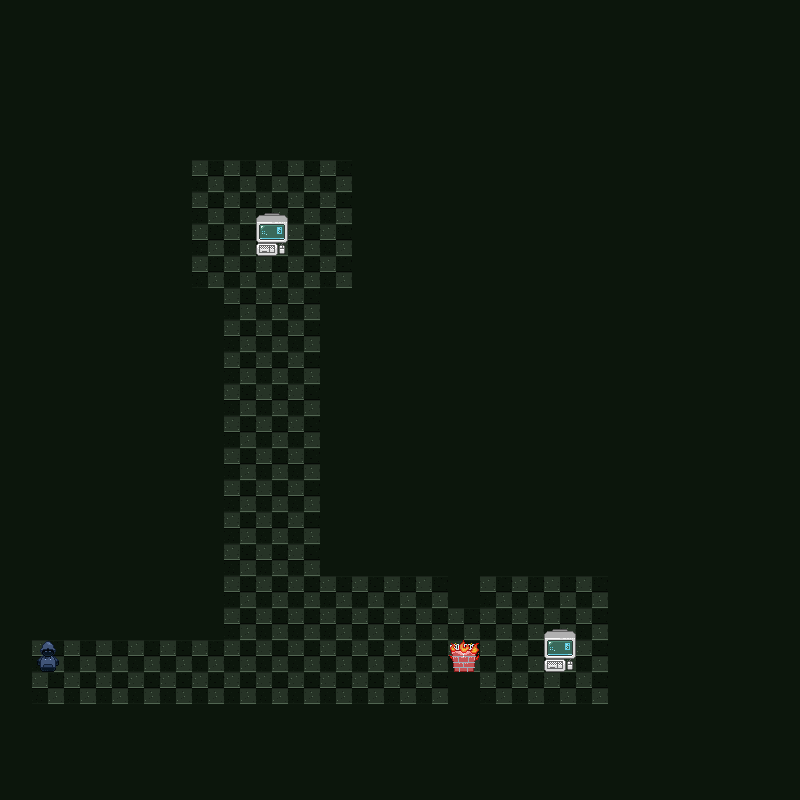

This is a level from a 2D game, rendered from its Tiled map with the project's own tilesets. A one-line summary and the complete map file follow:
An orthogonal 25x25 tile map with 32x32 px tiles, 3 tile layers (Floor, Walls, Objetos), 2 tilesets.

<map version="1.0" orientation="orthogonal" renderorder="right-down" width="25" height="25" tilewidth="32" tileheight="32" nextobjectid="1">
 <tileset firstgid="1" name="Walls" tilewidth="32" tileheight="32" tilecount="2" columns="0">
  <tile id="56">
   <image width="32" height="32" source="../assets/pngs/Floor/floor1.png" />
  </tile>
  <tile id="57">
   <image width="32" height="32" source="../assets/pngs/TopWalls/topwall20.png" />
  </tile>
 </tileset>
 <tileset firstgid="59" name="Objetos" tilewidth="32" tileheight="64" tilecount="3" columns="0">
  <tile id="1">
   <image width="32" height="32" source="../assets/pngs/firewall/FIREWALL1.png" />
  </tile>
  <tile id="4">
   <image width="32" height="32" source="../assets/pngs/avatar/avatar01.png" />
  </tile>
  <tile id="5">
   <image width="32" height="43" source="../assets/pngs/computer/MiniComputer.png" />
  </tile>
 </tileset>
 <layer name="Floor" width="25" height="25">
  <data encoding="csv">
57,57,57,57,57,57,57,57,57,57,57,57,57,57,57,57,57,57,57,57,57,57,57,57,57,
57,57,57,57,57,57,57,57,57,57,57,57,57,57,57,57,57,57,57,57,57,57,57,57,57,
57,57,57,57,57,57,57,57,57,57,57,57,57,57,57,57,57,57,57,57,57,57,57,57,57,
57,57,57,57,57,57,57,57,57,57,57,57,57,57,57,57,57,57,57,57,57,57,57,57,57,
57,57,57,57,57,57,57,57,57,57,57,57,57,57,57,57,57,57,57,57,57,57,57,57,57,
57,57,57,57,57,57,57,57,57,57,57,57,57,57,57,57,57,57,57,57,57,57,57,57,57,
57,57,57,57,57,57,57,57,57,57,57,57,57,57,57,57,57,57,57,57,57,57,57,57,57,
57,57,57,57,57,57,57,57,57,57,57,57,57,57,57,57,57,57,57,57,57,57,57,57,57,
57,57,57,57,57,57,57,57,57,57,57,57,57,57,57,57,57,57,57,57,57,57,57,57,57,
57,57,57,57,57,57,57,57,57,57,57,57,57,57,57,57,57,57,57,57,57,57,57,57,57,
57,57,57,57,57,57,57,57,57,57,57,57,57,57,57,57,57,57,57,57,57,57,57,57,57,
57,57,57,57,57,57,57,57,57,57,57,57,57,57,57,57,57,57,57,57,57,57,57,57,57,
57,57,57,57,57,57,57,57,57,57,57,57,57,57,57,57,57,57,57,57,57,57,57,57,57,
57,57,57,57,57,57,57,57,57,57,57,57,57,57,57,57,57,57,57,57,57,57,57,57,57,
57,57,57,57,57,57,57,57,57,57,57,57,57,57,57,57,57,57,57,57,57,57,57,57,57,
57,57,57,57,57,57,57,57,57,57,57,57,57,57,57,57,57,57,57,57,57,57,57,57,57,
57,57,57,57,57,57,57,57,57,57,57,57,57,57,57,57,57,57,57,57,57,57,57,57,57,
57,57,57,57,57,57,57,57,57,57,57,57,57,57,57,57,57,57,57,57,57,57,57,57,57,
57,57,57,57,57,57,57,57,57,57,57,57,57,57,57,57,57,57,57,57,57,57,57,57,57,
57,57,57,57,57,57,57,57,57,57,57,57,57,57,57,57,57,57,57,57,57,57,57,57,57,
57,57,57,57,57,57,57,57,57,57,57,57,57,57,57,57,57,57,57,57,57,57,57,57,57,
57,57,57,57,57,57,57,57,57,57,57,57,57,57,57,57,57,57,57,57,57,57,57,57,57,
57,57,57,57,57,57,57,57,57,57,57,57,57,57,57,57,57,57,57,57,57,57,57,57,57,
57,57,57,57,57,57,57,57,57,57,57,57,57,57,57,57,57,57,57,57,57,57,57,57,57,
57,57,57,57,57,57,57,57,57,57,57,57,57,57,57,57,57,57,57,57,57,57,57,57,57
</data>
 </layer>
 <layer name="Walls" width="25" height="25">
  <data encoding="csv">
58,58,58,58,58,58,58,58,58,58,58,58,58,58,58,58,58,58,58,58,58,58,58,58,58,
58,58,58,58,58,58,58,58,58,58,58,58,58,58,58,58,58,58,58,58,58,58,58,58,58,
58,58,58,58,58,58,58,58,58,58,58,58,58,58,58,58,58,58,58,58,58,58,58,58,58,
58,58,58,58,58,58,58,58,58,58,58,58,58,58,58,58,58,58,58,58,58,58,58,58,58,
58,58,58,58,58,58,58,58,58,58,58,58,58,58,58,58,58,58,58,58,58,58,58,58,58,
58,58,58,58,58,58,0,0,0,0,0,58,58,58,58,58,58,58,58,58,58,58,58,58,58,
58,58,58,58,58,58,0,0,0,0,0,58,58,58,58,58,58,58,58,58,58,58,58,58,58,
58,58,58,58,58,58,0,0,0,0,0,58,58,58,58,58,58,58,58,58,58,58,58,58,58,
58,58,58,58,58,58,0,0,0,0,0,58,58,58,58,58,58,58,58,58,58,58,58,58,58,
58,58,58,58,58,58,58,0,0,0,58,58,58,58,58,58,58,58,58,58,58,58,58,58,58,
58,58,58,58,58,58,58,0,0,0,58,58,58,58,58,58,58,58,58,58,58,58,58,58,58,
58,58,58,58,58,58,58,0,0,0,58,58,58,58,58,58,58,58,58,58,58,58,58,58,58,
58,58,58,58,58,58,58,0,0,0,58,58,58,58,58,58,58,58,58,58,58,58,58,58,58,
58,58,58,58,58,58,58,0,0,0,58,58,58,58,58,58,58,58,58,58,58,58,58,58,58,
58,58,58,58,58,58,58,0,0,0,58,58,58,58,58,58,58,58,58,58,58,58,58,58,58,
58,58,58,58,58,58,58,0,0,0,58,58,58,58,58,58,58,58,58,58,58,58,58,58,58,
58,58,58,58,58,58,58,0,0,0,58,58,58,58,58,58,58,58,58,58,58,58,58,58,58,
58,58,58,58,58,58,58,0,0,0,58,58,58,58,58,58,58,58,58,58,58,58,58,58,58,
58,58,58,58,58,58,58,0,0,0,0,0,0,0,58,0,0,0,0,58,58,58,58,58,58,
58,58,58,58,58,58,58,0,0,0,0,0,0,0,0,0,0,0,0,58,58,58,58,58,58,
58,0,0,0,0,0,0,0,0,0,0,0,0,0,0,0,0,0,0,58,58,58,58,58,58,
58,0,0,0,0,0,0,0,0,0,0,0,0,0,58,0,0,0,0,58,58,58,58,58,58,
58,58,58,58,58,58,58,58,58,58,58,58,58,58,58,58,58,58,58,58,58,58,58,58,58,
58,58,58,58,58,58,58,58,58,58,58,58,58,58,58,58,58,58,58,58,58,58,58,58,58,
58,58,58,58,58,58,58,58,58,58,58,58,58,58,58,58,58,58,58,58,58,58,58,58,58
</data>
 </layer>
 <layer name="Objetos" width="25" height="25">
  <data encoding="csv">
0,0,0,0,0,0,0,0,0,0,0,0,0,0,0,0,0,0,0,0,0,0,0,0,0,
0,0,0,0,0,0,0,0,0,0,0,0,0,0,0,0,0,0,0,0,0,0,0,0,0,
0,0,0,0,0,0,0,0,0,0,0,0,0,0,0,0,0,0,0,0,0,0,0,0,0,
0,0,0,0,0,0,0,0,0,0,0,0,0,0,0,0,0,0,0,0,0,0,0,0,0,
0,0,0,0,0,0,0,0,0,0,0,0,0,0,0,0,0,0,0,0,0,0,0,0,0,
0,0,0,0,0,0,0,0,0,0,0,0,0,0,0,0,0,0,0,0,0,0,0,0,0,
0,0,0,0,0,0,0,0,0,0,0,0,0,0,0,0,0,0,0,0,0,0,0,0,0,
0,0,0,0,0,0,0,0,64,0,0,0,0,0,0,0,0,0,0,0,0,0,0,0,0,
0,0,0,0,0,0,0,0,0,0,0,0,0,0,0,0,0,0,0,0,0,0,0,0,0,
0,0,0,0,0,0,0,0,0,0,0,0,0,0,0,0,0,0,0,0,0,0,0,0,0,
0,0,0,0,0,0,0,0,0,0,0,0,0,0,0,0,0,0,0,0,0,0,0,0,0,
0,0,0,0,0,0,0,0,0,0,0,0,0,0,0,0,0,0,0,0,0,0,0,0,0,
0,0,0,0,0,0,0,0,0,0,0,0,0,0,0,0,0,0,0,0,0,0,0,0,0,
0,0,0,0,0,0,0,0,0,0,0,0,0,0,0,0,0,0,0,0,0,0,0,0,0,
0,0,0,0,0,0,0,0,0,0,0,0,0,0,0,0,0,0,0,0,0,0,0,0,0,
0,0,0,0,0,0,0,0,0,0,0,0,0,0,0,0,0,0,0,0,0,0,0,0,0,
0,0,0,0,0,0,0,0,0,0,0,0,0,0,0,0,0,0,0,0,0,0,0,0,0,
0,0,0,0,0,0,0,0,0,0,0,0,0,0,0,0,0,0,0,0,0,0,0,0,0,
0,0,0,0,0,0,0,0,0,0,0,0,0,0,0,0,0,0,0,0,0,0,0,0,0,
0,0,0,0,0,0,0,0,0,0,0,0,0,0,0,0,0,0,0,0,0,0,0,0,0,
0,63,0,0,0,0,0,0,0,0,0,0,0,0,60,0,0,64,0,0,0,0,0,0,0,
0,0,0,0,0,0,0,0,0,0,0,0,0,0,0,0,0,0,0,0,0,0,0,0,0,
0,0,0,0,0,0,0,0,0,0,0,0,0,0,0,0,0,0,0,0,0,0,0,0,0,
0,0,0,0,0,0,0,0,0,0,0,0,0,0,0,0,0,0,0,0,0,0,0,0,0,
0,0,0,0,0,0,0,0,0,0,0,0,0,0,0,0,0,0,0,0,0,0,0,0,0
</data>
 </layer>
</map>
